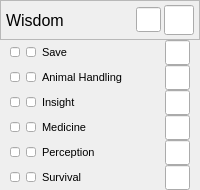
      <widget class="QWidget" name="widget_91" native="true">
       <layout class="QVBoxLayout" name="verticalLayout_36" stretch="0,0,0,0,0,0,0">
        <property name="spacing">
         <number>0</number>
        </property>
        <property name="leftMargin">
         <number>0</number>
        </property>
        <property name="topMargin">
         <number>0</number>
        </property>
        <property name="rightMargin">
         <number>0</number>
        </property>
        <property name="bottomMargin">
         <number>0</number>
        </property>
        <item>
         <widget class="QFrame" name="frame_17">
          <property name="minimumSize">
           <size>
            <width>0</width>
            <height>40</height>
           </size>
          </property>
          <property name="maximumSize">
           <size>
            <width>1000</width>
            <height>40</height>
           </size>
          </property>
          <property name="frameShape">
           <enum>QFrame::StyledPanel</enum>
          </property>
          <property name="frameShadow">
           <enum>QFrame::Plain</enum>
          </property>
          <layout class="QHBoxLayout" name="horizontalLayout_79">
           <property name="spacing">
            <number>3</number>
           </property>
           <property name="leftMargin">
            <number>5</number>
           </property>
           <property name="topMargin">
            <number>0</number>
           </property>
           <property name="rightMargin">
            <number>5</number>
           </property>
           <property name="bottomMargin">
            <number>0</number>
           </property>
           <item>
            <widget class="QLabel" name="label_76">
             <property name="font">
              <font>
               <pointsize>12</pointsize>
              </font>
             </property>
             <property name="text">
              <string notr="true">Wisdom</string>
             </property>
             <property name="textFormat">
              <enum>Qt::AutoText</enum>
             </property>
            </widget>
           </item>
           <item>
            <widget class="QLineEdit" name="lineEdit_170">
             <property name="minimumSize">
              <size>
               <width>25</width>
               <height>25</height>
              </size>
             </property>
             <property name="maximumSize">
              <size>
               <width>25</width>
               <height>25</height>
              </size>
             </property>
             <property name="alignment">
              <set>Qt::AlignCenter</set>
             </property>
            </widget>
           </item>
           <item>
            <widget class="QLineEdit" name="lineEdit_171">
             <property name="minimumSize">
              <size>
               <width>30</width>
               <height>30</height>
              </size>
             </property>
             <property name="maximumSize">
              <size>
               <width>30</width>
               <height>30</height>
              </size>
             </property>
             <property name="alignment">
              <set>Qt::AlignCenter</set>
             </property>
            </widget>
           </item>
          </layout>
         </widget>
        </item>
        <item>
         <widget class="QWidget" name="widget_92" native="true">
          <property name="minimumSize">
           <size>
            <width>0</width>
            <height>25</height>
           </size>
          </property>
          <property name="maximumSize">
           <size>
            <width>16777215</width>
            <height>25</height>
           </size>
          </property>
          <layout class="QHBoxLayout" name="horizontalLayout_80">
           <property name="leftMargin">
            <number>10</number>
           </property>
           <property name="topMargin">
            <number>0</number>
           </property>
           <property name="rightMargin">
            <number>10</number>
           </property>
           <property name="bottomMargin">
            <number>0</number>
           </property>
           <item>
            <widget class="QLineEdit" name="lineEdit_172">
             <property name="minimumSize">
              <size>
               <width>10</width>
               <height>10</height>
              </size>
             </property>
             <property name="maximumSize">
              <size>
               <width>10</width>
               <height>10</height>
              </size>
             </property>
             <property name="alignment">
              <set>Qt::AlignCenter</set>
             </property>
            </widget>
           </item>
           <item>
            <widget class="QLineEdit" name="lineEdit_173">
             <property name="minimumSize">
              <size>
               <width>10</width>
               <height>10</height>
              </size>
             </property>
             <property name="maximumSize">
              <size>
               <width>10</width>
               <height>10</height>
              </size>
             </property>
             <property name="alignment">
              <set>Qt::AlignCenter</set>
             </property>
            </widget>
           </item>
           <item>
            <widget class="QLabel" name="label_77">
             <property name="font">
              <font>
               <pointsize>8</pointsize>
              </font>
             </property>
             <property name="text">
              <string>Save</string>
             </property>
            </widget>
           </item>
           <item>
            <widget class="QLineEdit" name="lineEdit_174">
             <property name="minimumSize">
              <size>
               <width>25</width>
               <height>25</height>
              </size>
             </property>
             <property name="maximumSize">
              <size>
               <width>25</width>
               <height>25</height>
              </size>
             </property>
             <property name="alignment">
              <set>Qt::AlignCenter</set>
             </property>
            </widget>
           </item>
          </layout>
         </widget>
        </item>
        <item>
         <widget class="QWidget" name="widget_93" native="true">
          <property name="minimumSize">
           <size>
            <width>0</width>
            <height>25</height>
           </size>
          </property>
          <property name="maximumSize">
           <size>
            <width>16777215</width>
            <height>25</height>
           </size>
          </property>
          <layout class="QHBoxLayout" name="horizontalLayout_81">
           <property name="leftMargin">
            <number>10</number>
           </property>
           <property name="topMargin">
            <number>0</number>
           </property>
           <property name="rightMargin">
            <number>10</number>
           </property>
           <property name="bottomMargin">
            <number>0</number>
           </property>
           <item>
            <widget class="QLineEdit" name="lineEdit_175">
             <property name="minimumSize">
              <size>
               <width>10</width>
               <height>10</height>
              </size>
             </property>
             <property name="maximumSize">
              <size>
               <width>10</width>
               <height>10</height>
              </size>
             </property>
             <property name="alignment">
              <set>Qt::AlignCenter</set>
             </property>
            </widget>
           </item>
           <item>
            <widget class="QLineEdit" name="lineEdit_176">
             <property name="minimumSize">
              <size>
               <width>10</width>
               <height>10</height>
              </size>
             </property>
             <property name="maximumSize">
              <size>
               <width>10</width>
               <height>10</height>
              </size>
             </property>
             <property name="alignment">
              <set>Qt::AlignCenter</set>
             </property>
            </widget>
           </item>
           <item>
            <widget class="QLabel" name="label_78">
             <property name="font">
              <font>
               <pointsize>8</pointsize>
              </font>
             </property>
             <property name="text">
              <string>Animal Handling</string>
             </property>
            </widget>
           </item>
           <item>
            <widget class="QLineEdit" name="lineEdit_177">
             <property name="minimumSize">
              <size>
               <width>25</width>
               <height>25</height>
              </size>
             </property>
             <property name="maximumSize">
              <size>
               <width>25</width>
               <height>25</height>
              </size>
             </property>
             <property name="alignment">
              <set>Qt::AlignCenter</set>
             </property>
            </widget>
           </item>
          </layout>
         </widget>
        </item>
        <item>
         <widget class="QWidget" name="widget_94" native="true">
          <property name="minimumSize">
           <size>
            <width>0</width>
            <height>25</height>
           </size>
          </property>
          <property name="maximumSize">
           <size>
            <width>16777215</width>
            <height>25</height>
           </size>
          </property>
          <layout class="QHBoxLayout" name="horizontalLayout_82">
           <property name="leftMargin">
            <number>10</number>
           </property>
           <property name="topMargin">
            <number>0</number>
           </property>
           <property name="rightMargin">
            <number>10</number>
           </property>
           <property name="bottomMargin">
            <number>0</number>
           </property>
           <item>
            <widget class="QLineEdit" name="lineEdit_178">
             <property name="minimumSize">
              <size>
               <width>10</width>
               <height>10</height>
              </size>
             </property>
             <property name="maximumSize">
              <size>
               <width>10</width>
               <height>10</height>
              </size>
             </property>
             <property name="alignment">
              <set>Qt::AlignCenter</set>
             </property>
            </widget>
           </item>
           <item>
            <widget class="QLineEdit" name="lineEdit_179">
             <property name="minimumSize">
              <size>
               <width>10</width>
               <height>10</height>
              </size>
             </property>
             <property name="maximumSize">
              <size>
               <width>10</width>
               <height>10</height>
              </size>
             </property>
             <property name="alignment">
              <set>Qt::AlignCenter</set>
             </property>
            </widget>
           </item>
           <item>
            <widget class="QLabel" name="label_79">
             <property name="font">
              <font>
               <pointsize>8</pointsize>
              </font>
             </property>
             <property name="text">
              <string>Insight</string>
             </property>
            </widget>
           </item>
           <item>
            <widget class="QLineEdit" name="lineEdit_180">
             <property name="minimumSize">
              <size>
               <width>25</width>
               <height>25</height>
              </size>
             </property>
             <property name="maximumSize">
              <size>
               <width>25</width>
               <height>25</height>
              </size>
             </property>
             <property name="alignment">
              <set>Qt::AlignCenter</set>
             </property>
            </widget>
           </item>
          </layout>
         </widget>
        </item>
        <item>
         <widget class="QWidget" name="widget_95" native="true">
          <property name="minimumSize">
           <size>
            <width>0</width>
            <height>25</height>
           </size>
          </property>
          <property name="maximumSize">
           <size>
            <width>16777215</width>
            <height>225</height>
           </size>
          </property>
          <layout class="QHBoxLayout" name="horizontalLayout_83">
           <property name="leftMargin">
            <number>10</number>
           </property>
           <property name="topMargin">
            <number>0</number>
           </property>
           <property name="rightMargin">
            <number>10</number>
           </property>
           <property name="bottomMargin">
            <number>0</number>
           </property>
           <item>
            <widget class="QLineEdit" name="lineEdit_181">
             <property name="minimumSize">
              <size>
               <width>10</width>
               <height>10</height>
              </size>
             </property>
             <property name="maximumSize">
              <size>
               <width>10</width>
               <height>10</height>
              </size>
             </property>
             <property name="alignment">
              <set>Qt::AlignCenter</set>
             </property>
            </widget>
           </item>
           <item>
            <widget class="QLineEdit" name="lineEdit_182">
             <property name="minimumSize">
              <size>
               <width>10</width>
               <height>10</height>
              </size>
             </property>
             <property name="maximumSize">
              <size>
               <width>10</width>
               <height>10</height>
              </size>
             </property>
             <property name="alignment">
              <set>Qt::AlignCenter</set>
             </property>
            </widget>
           </item>
           <item>
            <widget class="QLabel" name="label_80">
             <property name="font">
              <font>
               <pointsize>8</pointsize>
              </font>
             </property>
             <property name="text">
              <string>Medicine</string>
             </property>
            </widget>
           </item>
           <item>
            <widget class="QLineEdit" name="lineEdit_183">
             <property name="minimumSize">
              <size>
               <width>25</width>
               <height>25</height>
              </size>
             </property>
             <property name="maximumSize">
              <size>
               <width>25</width>
               <height>25</height>
              </size>
             </property>
             <property name="alignment">
              <set>Qt::AlignCenter</set>
             </property>
            </widget>
           </item>
          </layout>
         </widget>
        </item>
        <item>
         <widget class="QWidget" name="widget_96" native="true">
          <property name="minimumSize">
           <size>
            <width>0</width>
            <height>25</height>
           </size>
          </property>
          <property name="maximumSize">
           <size>
            <width>16777215</width>
            <height>25</height>
           </size>
          </property>
          <layout class="QHBoxLayout" name="horizontalLayout_84">
           <property name="leftMargin">
            <number>10</number>
           </property>
           <property name="topMargin">
            <number>0</number>
           </property>
           <property name="rightMargin">
            <number>10</number>
           </property>
           <property name="bottomMargin">
            <number>0</number>
           </property>
           <item>
            <widget class="QLineEdit" name="lineEdit_184">
             <property name="minimumSize">
              <size>
               <width>10</width>
               <height>10</height>
              </size>
             </property>
             <property name="maximumSize">
              <size>
               <width>10</width>
               <height>10</height>
              </size>
             </property>
             <property name="alignment">
              <set>Qt::AlignCenter</set>
             </property>
            </widget>
           </item>
           <item>
            <widget class="QLineEdit" name="lineEdit_185">
             <property name="minimumSize">
              <size>
               <width>10</width>
               <height>10</height>
              </size>
             </property>
             <property name="maximumSize">
              <size>
               <width>10</width>
               <height>10</height>
              </size>
             </property>
             <property name="alignment">
              <set>Qt::AlignCenter</set>
             </property>
            </widget>
           </item>
           <item>
            <widget class="QLabel" name="label_81">
             <property name="font">
              <font>
               <pointsize>8</pointsize>
              </font>
             </property>
             <property name="text">
              <string>Perception</string>
             </property>
            </widget>
           </item>
           <item>
            <widget class="QLineEdit" name="lineEdit_186">
             <property name="minimumSize">
              <size>
               <width>25</width>
               <height>25</height>
              </size>
             </property>
             <property name="maximumSize">
              <size>
               <width>25</width>
               <height>25</height>
              </size>
             </property>
             <property name="alignment">
              <set>Qt::AlignCenter</set>
             </property>
            </widget>
           </item>
          </layout>
         </widget>
        </item>
        <item>
         <widget class="QWidget" name="widget_97" native="true">
          <property name="minimumSize">
           <size>
            <width>0</width>
            <height>25</height>
           </size>
          </property>
          <property name="maximumSize">
           <size>
            <width>16777215</width>
            <height>25</height>
           </size>
          </property>
          <layout class="QHBoxLayout" name="horizontalLayout_85">
           <property name="leftMargin">
            <number>10</number>
           </property>
           <property name="topMargin">
            <number>0</number>
           </property>
           <property name="rightMargin">
            <number>10</number>
           </property>
           <property name="bottomMargin">
            <number>0</number>
           </property>
           <item>
            <widget class="QLineEdit" name="lineEdit_187">
             <property name="minimumSize">
              <size>
               <width>10</width>
               <height>10</height>
              </size>
             </property>
             <property name="maximumSize">
              <size>
               <width>10</width>
               <height>10</height>
              </size>
             </property>
             <property name="alignment">
              <set>Qt::AlignCenter</set>
             </property>
            </widget>
           </item>
           <item>
            <widget class="QLineEdit" name="lineEdit_188">
             <property name="minimumSize">
              <size>
               <width>10</width>
               <height>10</height>
              </size>
             </property>
             <property name="maximumSize">
              <size>
               <width>10</width>
               <height>10</height>
              </size>
             </property>
             <property name="alignment">
              <set>Qt::AlignCenter</set>
             </property>
            </widget>
           </item>
           <item>
            <widget class="QLabel" name="label_82">
             <property name="font">
              <font>
               <pointsize>8</pointsize>
              </font>
             </property>
             <property name="text">
              <string>Survival</string>
             </property>
            </widget>
           </item>
           <item>
            <widget class="QLineEdit" name="lineEdit_189">
             <property name="minimumSize">
              <size>
               <width>25</width>
               <height>25</height>
              </size>
             </property>
             <property name="maximumSize">
              <size>
               <width>25</width>
               <height>25</height>
              </size>
             </property>
             <property name="alignment">
              <set>Qt::AlignCenter</set>
             </property>
            </widget>
           </item>
          </layout>
         </widget>
        </item>
       </layout>
      </widget>
